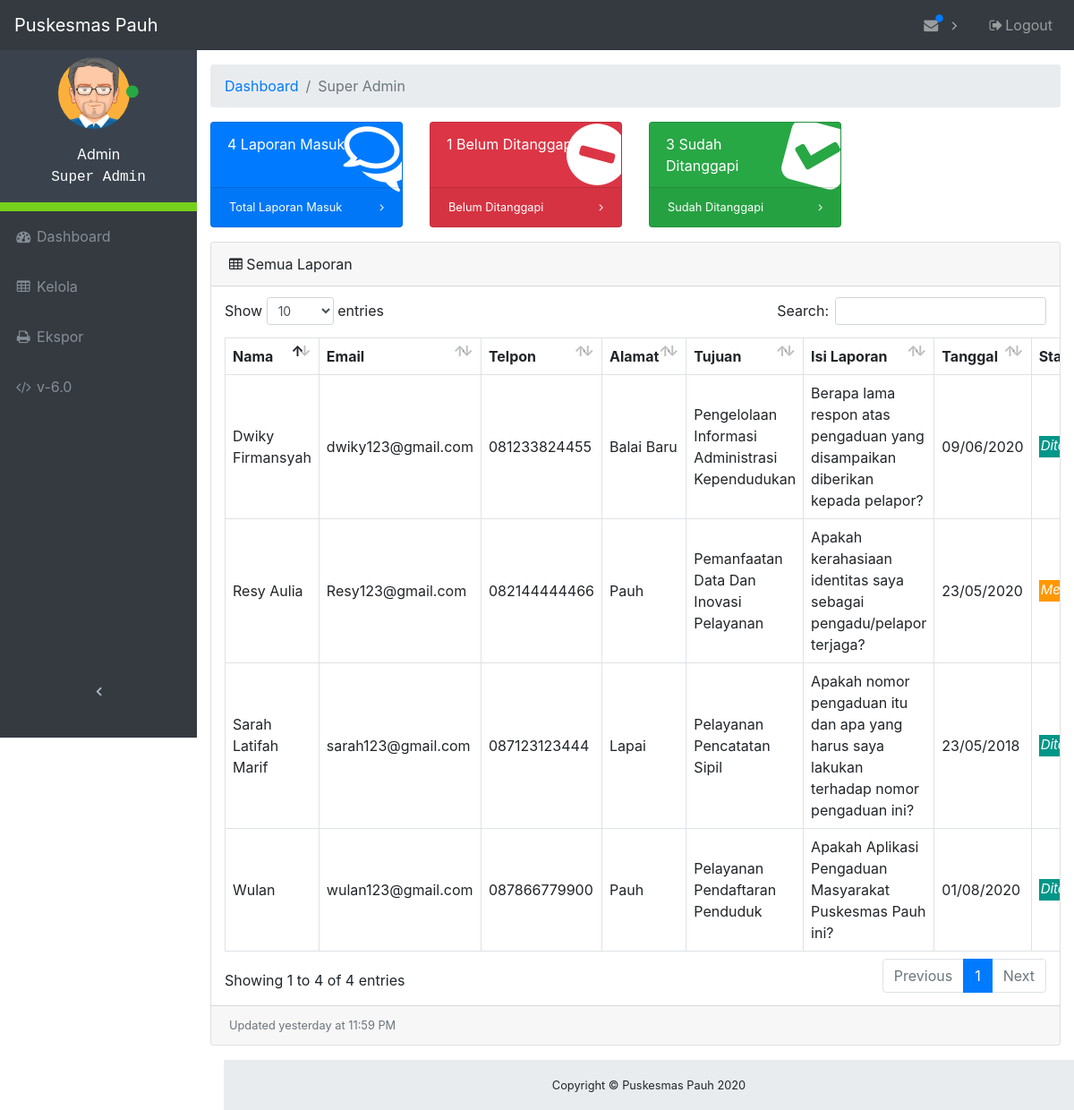
Screenshot of /admin/index (signed in) with the database file from the repository.
### tables this page shows
CREATE TABLE `divisi` (
  `id_divisi` int(11) NOT NULL,
  `nama_divisi` varchar(64) NOT NULL
);

CREATE TABLE `laporan` (
  `id` int(11) NOT NULL,
  `nama` varchar(64) NOT NULL,
  `email` varchar(64) NOT NULL,
  `telpon` varchar(12) NOT NULL,
  `alamat` varchar(256) NOT NULL,
  `tujuan` int(11) NOT NULL,
  `isi` varchar(2048) NOT NULL,
  `tanggal` timestamp NOT NULL DEFAULT CURRENT_TIMESTAMP ON UPDATE CURRENT_TIMESTAMP,
  `status` varchar(12) NOT NULL
);

### admin/database.php (called while the page is built, shortened)
<?php
$db_host = "localhost";
$db_user = "root";
$db_pass = "";
$db_name = "pengaduan_wulan";
try {
    $db = new PDO("mysql:host=$db_host;dbname=$db_name", $db_user, $db_pass);
} catch(PDOException $e) {
    die("Terjadi masalah: " . $e->getMessage());
}
function logged_admin () {
    global $db, $admin_login, $divisi, $id_admin;
    $sql = "SELECT * FROM admin, divisi WHERE admin.username = :username AND admin.divisi = divisi.id_divisi";
    $stmt = $db->prepare($sql);
    $stmt->bindValue(':username', $admin_login);
    $stmt->execute();
    foreach ($stmt as $col) {
        $divisi = $col['nama_divisi'];
    }
}

### admin/index.php (the view, shortened to what this page needs)
<?php
    require_once("database.php");
    logged_admin ();
    global $total_laporan_masuk, $total_laporan_menunggu, $total_laporan_ditanggapi;
    if ($id_admin > 0) {
        foreach($db->query("SELECT COUNT(*) FROM laporan WHERE laporan.tujuan = $id_admin") as $row) {
            $total_laporan_masuk = $row['COUNT(*)'];
        }
        foreach($db->query("SELECT COUNT(*) FROM laporan WHERE status = \"Ditanggapi\" AND laporan.tujuan = $id_admin") as $row) {
            $total_laporan_ditanggapi = $row['COUNT(*)'];
        }
        foreach($db->query("SELECT COUNT(*) FROM laporan WHERE status = \"Menunggu\" AND laporan.tujuan = $id_admin") as $row) {
            $total_laporan_menunggu = $row['COUNT(*)'];
        }
    } else {
        foreach($db->query("SELECT COUNT(*) FROM laporan") as $row) {
            $total_laporan_masuk = $row['COUNT(*)'];
        }
        foreach($db->query("SELECT COUNT(*) FROM laporan WHERE status = \"Ditanggapi\"") as $row) {
            $total_laporan_ditanggapi = $row['COUNT(*)'];
        }
        foreach($db->query("SELECT COUNT(*) FROM laporan WHERE status = \"Menunggu\"") as $row) {
            $total_laporan_menunggu = $row['COUNT(*)'];
        }
    }
 ?>
<!DOCTYPE html>
<html lang="en">
<head>
    <link href="vendor/bootstrap/css/bootstrap.css" rel="stylesheet">
    <link href="vendor/font-awesome/css/font-awesome.min.css" rel="stylesheet" type="text/css">
    <link href="vendor/datatables/dataTables.bootstrap4.css" rel="stylesheet">
    <link href="css/admin.css" rel="stylesheet">
</head>
<body class="fixed-nav sticky-footer" id="page-top">
    <nav class="navbar navbar-expand-lg navbar-dark bg-dark fixed-top" id="mainNav">
        <a class="navbar-brand" href="index">Puskesmas Pauh</a>
        <div class="collapse navbar-collapse" id="navbarResponsive">
            <ul class="navbar-nav navbar-sidenav sidebar-menu" id="exampleAccordion">
                <li class="sidebar-profile nav-item" data-toggle="tooltip" data-placement="right" title="Admin">
                    <div class="profile-main">
                        <p class="image">
                            <img alt="image" src="images/avatar1.png" width="80">
                            <span class="status"><i class="fa fa-circle text-success"></i></span>
                        </p>
                        <p>
                            <span class="">Admin</span><br>
                            <span class="user" style="font-family: monospace;"><?php echo $divisi; ?></span>
                        </p>
                    </div>
                </li>
                <li class="nav-item" data-toggle="tooltip" data-placement="right" title="Dashboard">
                    <a class="nav-link" href="index">
                        <i class="fa fa-fw fa-dashboard"></i>
                        <span class="nav-link-text">Dashboard</span>
                    </a>
                </li>
                <li class="nav-item" data-toggle="tooltip" data-placement="right" title="Tables">
                    <a class="nav-link" href="tables">
                        <i class="fa fa-fw fa-table"></i>
                        <span class="nav-link-text">Kelola</span>
                    </a>
                </li>
                <li class="nav-item" data-toggle="tooltip" data-placement="right" title="Export">
                    <a class="nav-link" href="export">
                        <i class="fa fa-fw fa-print"></i>
                        <span class="nav-link-text">Ekspor</span>
                    </a>
                </li>
                <li class="nav-item" data-toggle="tooltip" data-placement="right" title="Version">
                    <a class="nav-link" href="#VersionModal" data-toggle="modal" data-target="#VersionModal">
                        <i class="fa fa-fw fa-code"></i>
                        <span class="nav-link-text">v-6.0</span>
                    </a>
                </li>
            </ul>
            <ul class="navbar-nav sidenav-toggler">
                <li class="nav-item">
                    <a class="nav-link text-center" id="sidenavToggler">
                        <i class="fa fa-fw fa-angle-left"></i>
                    </a>
                </li>
            </ul>
            <ul class="navbar-nav ml-auto">
                <li class="nav-item dropdown">
                    <a class="nav-link dropdown-toggle mr-lg-2" id="messagesDropdown" href="#" data-toggle="dropdown" aria-haspopup="true" aria-expanded="false">
                        <i class="fa fa-fw fa-envelope"></i>
                        <span class="indicator text-primary d-none d-lg-block">
                            <i class="fa fa-fw fa-circle"></i>
                        </span>
                    </a>
                    <?php
                        $statement = $db->query("SELECT * FROM laporan ORDER BY laporan.id DESC LIMIT 1");
                     ?>
                </li>
                <li class="nav-item">
                    <a class="nav-link" data-toggle="modal" data-target="#exampleModal">
                        <i class="fa fa-fw fa-sign-out"></i>Logout
                    </a>
                </li>
            </ul>
        </div>
    </nav>
    <div class="content-wrapper">
        <div class="container-fluid">
            <ol class="breadcrumb">
                <li class="breadcrumb-item">
                    <a href="#">Dashboard</a>
                </li>
                <li class="breadcrumb-item active"><?php echo $divisi; ?></li>
            </ol>
            <div class="row">
                <div class="col-xl-3 col-sm-6 mb-3">
                    <div class="card text-white bg-primary o-hidden h-100">
                        <div class="card-body">
                            <div class="card-body-icon">
                                <i class="fa fa-fw fa-comments-o"></i>
                            </div>
                            <div class="mr-5"><?php echo $total_laporan_masuk; ?> Laporan Masuk</div>
                        </div>
                        <a class="card-footer text-white clearfix small z-1" href="tables">
                            <span class="float-left">Total Laporan Masuk</span>
                            <span class="float-right">
                                <i class="fa fa-angle-right"></i>
                            </span>
                        </a>
                    </div>
                </div>
                <div class="col-xl-3 col-sm-6 mb-3">
                    <div class="card text-white bg-danger o-hidden h-100">
                        <div class="card-body">
                            <div class="card-body-icon">
                                <i class="fa fa-fw fa-minus-circle"></i>
                            </div>
                            <div class="mr-5"><?php echo $total_laporan_menunggu; ?> Belum Ditanggapi</div>
                        </div>
                        <a class="card-footer text-white clearfix small z-1" href="#">
                            <span class="float-left">Belum Ditanggapi</span>
                            <span class="float-right">
                                <i class="fa fa-angle-right"></i>
                            </span>
                        </a>
                    </div>
                </div>
                <div class="col-xl-3 col-sm-6 mb-3">
                    <div class="card text-white bg-success o-hidden h-100">
                        <div class="card-body">
                            <div class="card-body-icon">
                                <i class="fa fa-fw fa-check-square"></i>
                            </div>
                            <div class="mr-5"><?php echo $total_laporan_ditanggapi; ?> Sudah Ditanggapi</div>
                        </div>
                        <a class="card-footer text-white clearfix small z-1" href="#">
                            <span class="float-left">Sudah Ditanggapi</span>
                            <span class="float-right">
                                <i class="fa fa-angle-right"></i>
                            </span>
                        </a>
                    </div>
                </div>
            </div>
            <div class="card mb-3">
                <div class="card-header">
                    <i class="fa fa-table"></i> Semua Laporan
                </div>
                <div class="card-body">
                    <div class="table-responsive">
                        <table class="table table-bordered" id="dataTable" width="100%" cellspacing="0">
                            <thead>
                                <tr>
                                    <th>Nama</th>
                                    <th>Email</th>
                                    <th>Telpon</th>
                                    <th>Alamat</th>
                                    <th>Tujuan</th>
                                    <th>Isi Laporan</th>
                                    <th>Tanggal</th>
                                    <th class="sorting_asc_disabled sorting_desc_disabled">Status</th>
                                </tr>
                            </thead>
                            <tbody>
                                <?php
                            if ($id_admin > 0) {
                                $statement = $db->query("SELECT * FROM laporan, divisi WHERE laporan.tujuan = divisi.id_divisi AND laporan.tujuan = $id_admin ORDER BY laporan.id DESC");
                            } else {
                                $statement = $db->query("SELECT * FROM laporan, divisi WHERE laporan.tujuan = divisi.id_divisi ORDER BY laporan.id DESC");
                            }
                            foreach ($statement as $key ) {
                                $mysqldate = $key['tanggal'];
                                $phpdate = strtotime($mysqldate);
                                $tanggal = date( 'd/m/Y', $phpdate);
                                $status  = $key['status'];
                                if($status == "Ditanggapi") {
                                    $style_status = "<p style=\"background-color:#009688;color:#fff;padding-left:2px;padding-right:2px;padding-bottom:2px;margin-top:16px;font-size:15px;font-style:italic;\">Ditanggapi</p>";
                                } else {
                                    $style_status = "<p style=\"background-color:#FF9800;color:#fff;padding-left:2px;padding-right:2px;padding-bottom:2px;margin-top:16px;font-size:15px;font-style:italic;\">Menunggu</p>";
                                }
                                ?>
                                <tr>
                                    <td><?php echo $key['nama']; ?></td>
                                    <td><?php echo $key['email']; ?></td>
                                    <td><?php echo $key['telpon']; ?></td>
                                    <td><?php echo $key['alamat']; ?></td>
                                    <td><?php echo $key['nama_divisi']; ?></td>
                                    <td><?php echo $key['isi']; ?></td>
                                    <td><?php echo $tanggal; ?></td>
                                    <td><?php echo $style_status; ?></td>
                                </tr>
                                <?php
                            }
                            ?>
                            </tbody>
                        </table>
                    </div>
                </div>
                <div class="card-footer small text-muted">Updated yesterday at 11:59 PM</div>
            </div>
        </div>
        <footer class="sticky-footer">
            <div class="container">
                <div class="text-center">
                    <small>Copyright © Puskesmas Pauh 2020</small>
                </div>
            </div>
        </footer>
    </div>
</body>
</html>

### rows the page displays
laporan: nama "Dwiky Firmansyah", email "dwiky123@gmail.com", telpon "081233824455", alamat "Balai Baru", tujuan.nama_divisi "Pengelolaan Informasi Administrasi Kependudukan", isi "Berapa lama respon atas pengaduan yang disampaikan diberikan kepada pelapor?", tanggal "09/06/2020", status "Ditanggapi"
laporan: nama "Resy Aulia", email "Resy123@gmail.com", telpon "082144444466", alamat "Pauh", tujuan.nama_divisi "Pemanfaatan Data Dan Inovasi Pelayanan", isi "Apakah kerahasiaan identitas saya sebagai pengadu/pelapor terjaga?", tanggal "23/05/2020", status "Menunggu"
laporan: nama "Sarah Latifah Marif", email "sarah123@gmail.com", telpon "087123123444", alamat "Lapai", tujuan.nama_divisi "Pelayanan Pencatatan Sipil", isi "Apakah nomor pengaduan itu dan apa yang harus saya lakukan terhadap nomor pengaduan ini?", tanggal "23/05/2018", status "Ditanggapi"
laporan: nama "Wulan", email "wulan123@gmail.com", telpon "087866779900", alamat "Pauh", tujuan.nama_divisi "Pelayanan Pendaftaran Penduduk", isi "Apakah Aplikasi Pengaduan Masyarakat Puskesmas Pauh ini?", tanggal "01/08/2020", status "Ditanggapi"

### other values shown
$divisi "Super Admin"
$total_laporan_masuk "4"
$total_laporan_menunggu "1"
$total_laporan_ditanggapi "3"
